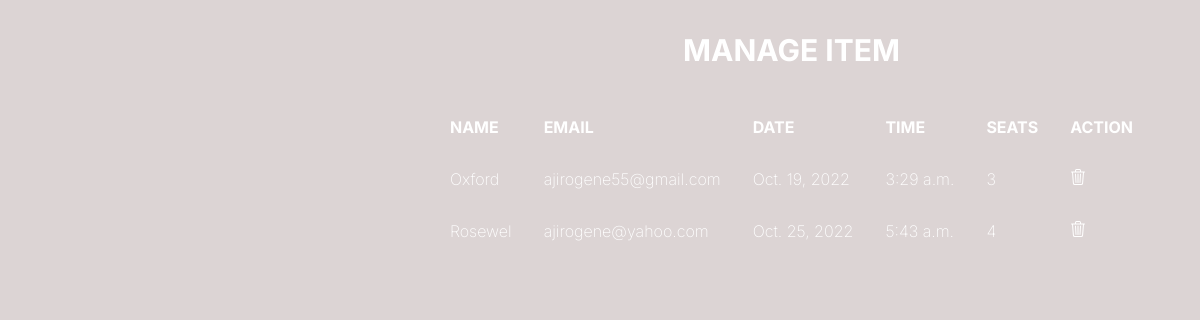
Page /manage on the earlier database version.
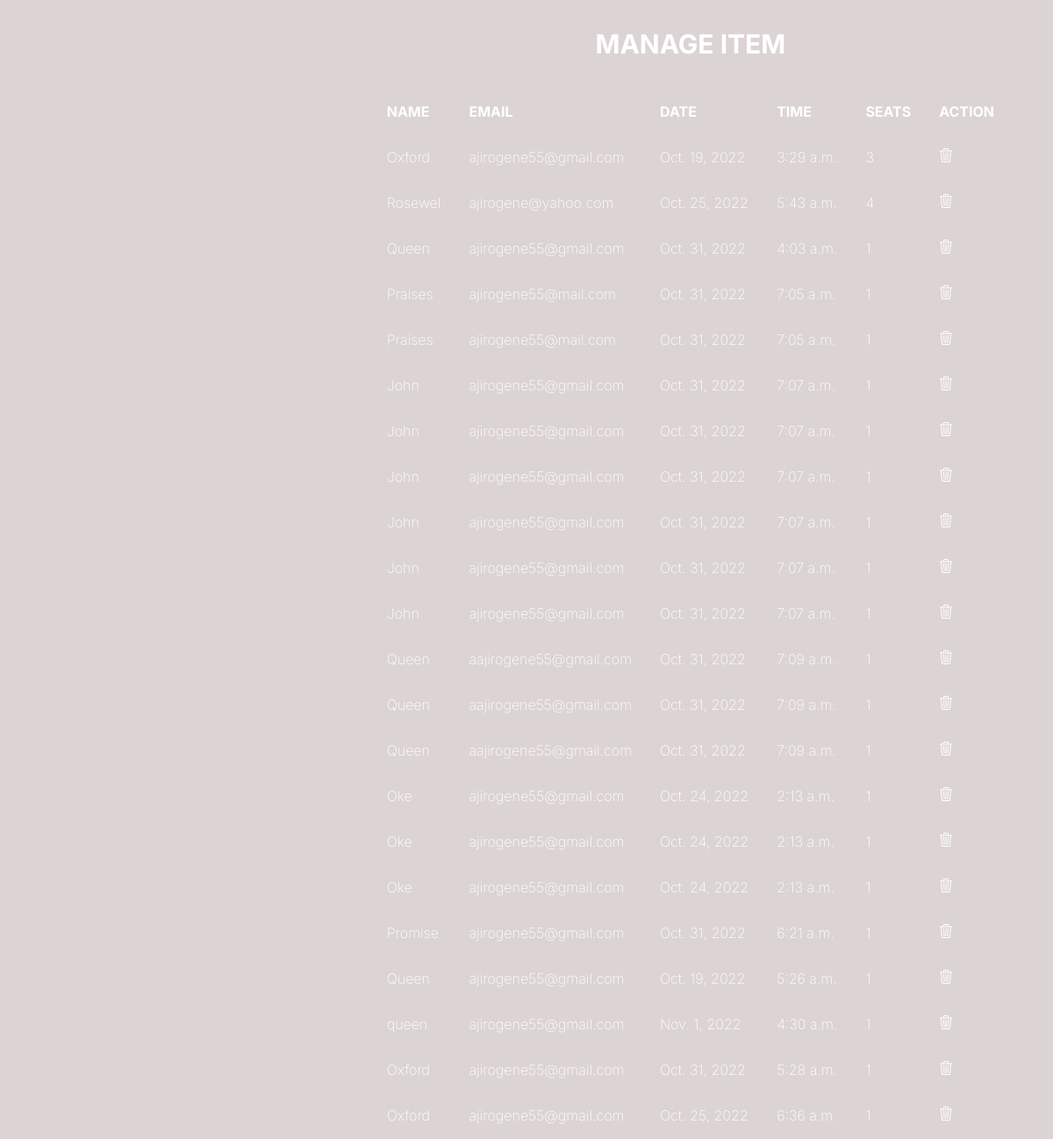
Same page on the later database version.
### reservation/models.py (models this page shows, shortened)
class Bookings(models.Model):
    menu = models.ForeignKey(Menu, on_delete=models.CASCADE)
    name = models.CharField(max_length=200)
    email = models.CharField(max_length=200)
    seats = models.IntegerField(default=0)
    date = models.DateField()
    time = models.TimeField()
    objects = UserManager()

### reservation/views.py (the view)
# urls.py: path('manage', views.manage, name='manage')
def manage(request):
    context = {'bookings': "", 'error': "", 'success': ""}
    if request.method == 'POST':
        item_id = request.POST.get('item_id')
        Bookings.objects.filter(id=item_id).delete()
    bookings = Bookings.objects.all()
    template = loader.get_template('reservation/manage.html')
    context['bookings'] = bookings
    return HttpResponse(template.render(context, request))

### templates/reservation/manage.html (shortened to what this page needs)
<!DOCTYPE html>
{% load static %}
<html lang="en">
<head>
    <link rel="stylesheet" href="{% static 'reservation/css/style.css' %}">
</head>
<body>
    <form class="form" method="POST" action="manage">
        <div id="container" style="overflow-y:auto; height:100%">
            <h1>MANAGE ITEM</h1>
            <table style="color: white">
                <tr>
                    <th>NAME</th>
                    <th>EMAIL</th>
                    <th>DATE</th>
                    <th>TIME</th>
                    <th>SEATS</th>
                    <th>ACTION</th>
                </tr>
                {% for item  in bookings %}
                <tr>
                    <td>{{ item.name }}</td>
                    <td>{{ item.email }}</td>
                    <td>{{ item.date}}</td>
                    <td>{{ item.time}}</td>
                    <td>{{ item.seats}}</td>
                    <td><button value="{{ item.id }}" name="item_id" title="delete">
                        </button></td>
                </tr>
                {% endfor %}
            </table>
        </div>
    </form>
</body>
</html>

Differences in the rows shown:
added Bookings: name "Queen", email "ajirogene55@gmail.com", date "Oct. 31, 2022", time "4:03 a.m.", seats "1", {{ item.id }} 3 (drawn)
added Bookings: name "Praises", email "ajirogene55@mail.com", date "Oct. 31, 2022", time "7:05 a.m.", seats "1", {{ item.id }} 4 (drawn)
added Bookings: name "Praises", email "ajirogene55@mail.com", date "Oct. 31, 2022", time "7:05 a.m.", seats "1", {{ item.id }} 5 (drawn)
added Bookings: name "John", email "ajirogene55@gmail.com", date "Oct. 31, 2022", time "7:07 a.m.", seats "1", {{ item.id }} 6 (drawn)
added Bookings: name "John", email "ajirogene55@gmail.com", date "Oct. 31, 2022", time "7:07 a.m.", seats "1", {{ item.id }} 7 (drawn)
added Bookings: name "John", email "ajirogene55@gmail.com", date "Oct. 31, 2022", time "7:07 a.m.", seats "1", {{ item.id }} 8 (drawn)
added Bookings: name "John", email "ajirogene55@gmail.com", date "Oct. 31, 2022", time "7:07 a.m.", seats "1", {{ item.id }} 9 (drawn)
added Bookings: name "John", email "ajirogene55@gmail.com", date "Oct. 31, 2022", time "7:07 a.m.", seats "1", {{ item.id }} 10 (drawn)
added Bookings: name "John", email "ajirogene55@gmail.com", date "Oct. 31, 2022", time "7:07 a.m.", seats "1", {{ item.id }} 11 (drawn)
added Bookings: name "Queen", email "aajirogene55@gmail.com", date "Oct. 31, 2022", time "7:09 a.m.", seats "1", {{ item.id }} 12 (drawn)
added Bookings: name "Queen", email "aajirogene55@gmail.com", date "Oct. 31, 2022", time "7:09 a.m.", seats "1", {{ item.id }} 13 (drawn)
added Bookings: name "Queen", email "aajirogene55@gmail.com", date "Oct. 31, 2022", time "7:09 a.m.", seats "1", {{ item.id }} 14 (drawn)
added Bookings: name "Oke", email "ajirogene55@gmail.com", date "Oct. 24, 2022", time "2:13 a.m.", seats "1", {{ item.id }} 15 (drawn)
added Bookings: name "Oke", email "ajirogene55@gmail.com", date "Oct. 24, 2022", time "2:13 a.m.", seats "1", {{ item.id }} 16 (drawn)
added Bookings: name "Oke", email "ajirogene55@gmail.com", date "Oct. 24, 2022", time "2:13 a.m.", seats "1", {{ item.id }} 17 (drawn)
added Bookings: name "Promise", email "ajirogene55@gmail.com", date "Oct. 31, 2022", time "6:21 a.m.", seats "1", {{ item.id }} 18 (drawn)
added Bookings: name "Queen", email "ajirogene55@gmail.com", date "Oct. 19, 2022", time "5:26 a.m.", seats "1", {{ item.id }} 19 (drawn)
added Bookings: name "queen", email "ajirogene55@gmail.com", date "Nov. 1, 2022", time "4:30 a.m.", seats "1", {{ item.id }} 20 (drawn)
added Bookings: name "Oxford", email "ajirogene55@gmail.com", date "Oct. 31, 2022", time "5:28 a.m.", seats "1", {{ item.id }} 21 (drawn)
added Bookings: name "Oxford", email "ajirogene55@gmail.com", date "Oct. 25, 2022", time "6:36 a.m.", seats "1", {{ item.id }} 22 (drawn)
